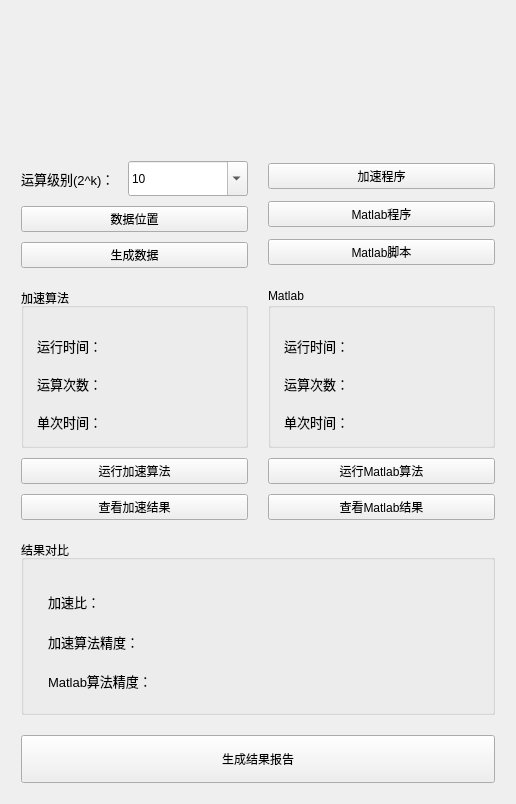
<?xml version="1.0" encoding="UTF-8"?>
<ui version="4.0">
 <class>Widget</class>
 <widget class="QWidget" name="Widget">
  <property name="geometry">
   <rect>
    <x>0</x>
    <y>0</y>
    <width>516</width>
    <height>804</height>
   </rect>
  </property>
  <property name="windowTitle">
   <string>Bessel算法加速</string>
  </property>
  <property name="windowIcon">
   <iconset resource="imgs.qrc">
    <normaloff>:/images/nku.png</normaloff>:/images/nku.png</iconset>
  </property>
  <property name="windowOpacity">
   <double>1.000000000000000</double>
  </property>
  <property name="styleSheet">
   <string notr="true"/>
  </property>
  <layout class="QVBoxLayout" name="verticalLayout_7">
   <item>
    <layout class="QVBoxLayout" name="verticalLayout_6">
     <property name="spacing">
      <number>20</number>
     </property>
     <property name="leftMargin">
      <number>10</number>
     </property>
     <property name="topMargin">
      <number>10</number>
     </property>
     <property name="rightMargin">
      <number>10</number>
     </property>
     <property name="bottomMargin">
      <number>10</number>
     </property>
     <item>
      <layout class="QHBoxLayout" name="horizontalLayout">
       <item>
        <spacer name="horizontalSpacer">
         <property name="orientation">
          <enum>Qt::Horizontal</enum>
         </property>
         <property name="sizeHint" stdset="0">
          <size>
           <width>40</width>
           <height>20</height>
          </size>
         </property>
        </spacer>
       </item>
       <item>
        <widget class="QLabel" name="label_3">
         <property name="minimumSize">
          <size>
           <width>120</width>
           <height>120</height>
          </size>
         </property>
         <property name="maximumSize">
          <size>
           <width>120</width>
           <height>120</height>
          </size>
         </property>
         <property name="text">
          <string/>
         </property>
         <property name="pixmap">
          <pixmap resource="imgs.qrc">:/images/nku.png</pixmap>
         </property>
         <property name="scaledContents">
          <bool>true</bool>
         </property>
        </widget>
       </item>
       <item>
        <spacer name="horizontalSpacer_2">
         <property name="orientation">
          <enum>Qt::Horizontal</enum>
         </property>
         <property name="sizeHint" stdset="0">
          <size>
           <width>40</width>
           <height>20</height>
          </size>
         </property>
        </spacer>
       </item>
      </layout>
     </item>
     <item>
      <layout class="QHBoxLayout" name="horizontalLayout_3">
       <property name="spacing">
        <number>20</number>
       </property>
       <item>
        <layout class="QVBoxLayout" name="verticalLayout">
         <property name="spacing">
          <number>10</number>
         </property>
         <item>
          <layout class="QHBoxLayout" name="horizontalLayout_2">
           <item>
            <widget class="QLabel" name="label_4">
             <property name="minimumSize">
              <size>
               <width>60</width>
               <height>35</height>
              </size>
             </property>
             <property name="font">
              <font>
               <pointsize>10</pointsize>
              </font>
             </property>
             <property name="text">
              <string>运算级别(2^k)：</string>
             </property>
            </widget>
           </item>
           <item>
            <widget class="QComboBox" name="comboBox">
             <property name="minimumSize">
              <size>
               <width>120</width>
               <height>35</height>
              </size>
             </property>
             <property name="editable">
              <bool>true</bool>
             </property>
             <property name="currentText">
              <string>10</string>
             </property>
             <property name="maxVisibleItems">
              <number>10</number>
             </property>
             <item>
              <property name="text">
               <string>10</string>
              </property>
             </item>
             <item>
              <property name="text">
               <string>11</string>
              </property>
             </item>
             <item>
              <property name="text">
               <string>12</string>
              </property>
             </item>
             <item>
              <property name="text">
               <string>13</string>
              </property>
             </item>
             <item>
              <property name="text">
               <string>14</string>
              </property>
             </item>
             <item>
              <property name="text">
               <string>15</string>
              </property>
             </item>
             <item>
              <property name="text">
               <string>16</string>
              </property>
             </item>
             <item>
              <property name="text">
               <string>17</string>
              </property>
             </item>
             <item>
              <property name="text">
               <string>18</string>
              </property>
             </item>
             <item>
              <property name="text">
               <string>19</string>
              </property>
             </item>
             <item>
              <property name="text">
               <string>20</string>
              </property>
             </item>
             <item>
              <property name="text">
               <string>21</string>
              </property>
             </item>
             <item>
              <property name="text">
               <string>22</string>
              </property>
             </item>
            </widget>
           </item>
          </layout>
         </item>
         <item>
          <widget class="QPushButton" name="pushButton_data_loc">
           <property name="text">
            <string>数据位置</string>
           </property>
          </widget>
         </item>
         <item>
          <widget class="QPushButton" name="pushButton_gen_data">
           <property name="text">
            <string>生成数据</string>
           </property>
          </widget>
         </item>
        </layout>
       </item>
       <item>
        <layout class="QVBoxLayout" name="verticalLayout_2">
         <property name="spacing">
          <number>10</number>
         </property>
         <item>
          <widget class="QPushButton" name="pushButton_accel_loc">
           <property name="text">
            <string>加速程序</string>
           </property>
          </widget>
         </item>
         <item>
          <widget class="QPushButton" name="pushButton_matlab_loc">
           <property name="text">
            <string>Matlab程序</string>
           </property>
          </widget>
         </item>
         <item>
          <widget class="QPushButton" name="pushButton_matlab_script">
           <property name="text">
            <string>Matlab脚本</string>
           </property>
          </widget>
         </item>
        </layout>
       </item>
      </layout>
     </item>
     <item>
      <layout class="QHBoxLayout" name="horizontalLayout_5">
       <property name="spacing">
        <number>20</number>
       </property>
       <item>
        <layout class="QVBoxLayout" name="verticalLayout_3">
         <property name="spacing">
          <number>10</number>
         </property>
         <item>
          <widget class="QGroupBox" name="groupBox">
           <property name="minimumSize">
            <size>
             <width>200</width>
             <height>160</height>
            </size>
           </property>
           <property name="font">
            <font>
             <weight>50</weight>
             <bold>false</bold>
            </font>
           </property>
           <property name="title">
            <string>加速算法</string>
           </property>
           <widget class="QLabel" name="label_2">
            <property name="geometry">
             <rect>
              <x>16</x>
              <y>46</y>
              <width>60</width>
              <height>24</height>
             </rect>
            </property>
            <property name="minimumSize">
             <size>
              <width>60</width>
              <height>24</height>
             </size>
            </property>
            <property name="font">
             <font>
              <pointsize>10</pointsize>
             </font>
            </property>
            <property name="text">
             <string>运行时间：</string>
            </property>
           </widget>
           <widget class="QLabel" name="label_accel_time">
            <property name="geometry">
             <rect>
              <x>78</x>
              <y>46</y>
              <width>96</width>
              <height>24</height>
             </rect>
            </property>
            <property name="minimumSize">
             <size>
              <width>96</width>
              <height>24</height>
             </size>
            </property>
            <property name="font">
             <font>
              <pointsize>12</pointsize>
             </font>
            </property>
            <property name="text">
             <string/>
            </property>
           </widget>
           <widget class="QLabel" name="label_6">
            <property name="geometry">
             <rect>
              <x>16</x>
              <y>84</y>
              <width>60</width>
              <height>24</height>
             </rect>
            </property>
            <property name="minimumSize">
             <size>
              <width>60</width>
              <height>24</height>
             </size>
            </property>
            <property name="font">
             <font>
              <pointsize>10</pointsize>
             </font>
            </property>
            <property name="text">
             <string>运算次数：</string>
            </property>
           </widget>
           <widget class="QLabel" name="label_accel_counts">
            <property name="geometry">
             <rect>
              <x>78</x>
              <y>84</y>
              <width>96</width>
              <height>24</height>
             </rect>
            </property>
            <property name="minimumSize">
             <size>
              <width>96</width>
              <height>24</height>
             </size>
            </property>
            <property name="font">
             <font>
              <pointsize>12</pointsize>
             </font>
            </property>
            <property name="text">
             <string/>
            </property>
           </widget>
           <widget class="QLabel" name="label_5">
            <property name="geometry">
             <rect>
              <x>16</x>
              <y>122</y>
              <width>60</width>
              <height>24</height>
             </rect>
            </property>
            <property name="minimumSize">
             <size>
              <width>60</width>
              <height>24</height>
             </size>
            </property>
            <property name="font">
             <font>
              <pointsize>10</pointsize>
             </font>
            </property>
            <property name="text">
             <string>单次时间：</string>
            </property>
           </widget>
           <widget class="QLabel" name="label_accel_once">
            <property name="geometry">
             <rect>
              <x>78</x>
              <y>122</y>
              <width>96</width>
              <height>24</height>
             </rect>
            </property>
            <property name="minimumSize">
             <size>
              <width>96</width>
              <height>24</height>
             </size>
            </property>
            <property name="font">
             <font>
              <pointsize>12</pointsize>
             </font>
            </property>
            <property name="text">
             <string/>
            </property>
           </widget>
          </widget>
         </item>
         <item>
          <widget class="QPushButton" name="pushButton_accel">
           <property name="minimumSize">
            <size>
             <width>200</width>
             <height>0</height>
            </size>
           </property>
           <property name="text">
            <string>运行加速算法</string>
           </property>
          </widget>
         </item>
         <item>
          <widget class="QPushButton" name="pushButton_accel_result">
           <property name="minimumSize">
            <size>
             <width>200</width>
             <height>0</height>
            </size>
           </property>
           <property name="text">
            <string>查看加速结果</string>
           </property>
          </widget>
         </item>
        </layout>
       </item>
       <item>
        <layout class="QVBoxLayout" name="verticalLayout_4">
         <property name="spacing">
          <number>10</number>
         </property>
         <item>
          <widget class="QGroupBox" name="groupBox_2">
           <property name="minimumSize">
            <size>
             <width>200</width>
             <height>160</height>
            </size>
           </property>
           <property name="title">
            <string>Matlab</string>
           </property>
           <widget class="QLabel" name="label_19">
            <property name="geometry">
             <rect>
              <x>16</x>
              <y>46</y>
              <width>60</width>
              <height>24</height>
             </rect>
            </property>
            <property name="minimumSize">
             <size>
              <width>60</width>
              <height>24</height>
             </size>
            </property>
            <property name="font">
             <font>
              <pointsize>10</pointsize>
             </font>
            </property>
            <property name="text">
             <string>运行时间：</string>
            </property>
           </widget>
           <widget class="QLabel" name="label_matlab_time">
            <property name="geometry">
             <rect>
              <x>78</x>
              <y>46</y>
              <width>96</width>
              <height>24</height>
             </rect>
            </property>
            <property name="minimumSize">
             <size>
              <width>96</width>
              <height>24</height>
             </size>
            </property>
            <property name="font">
             <font>
              <pointsize>12</pointsize>
             </font>
            </property>
            <property name="text">
             <string/>
            </property>
           </widget>
           <widget class="QLabel" name="label_21">
            <property name="geometry">
             <rect>
              <x>16</x>
              <y>84</y>
              <width>60</width>
              <height>24</height>
             </rect>
            </property>
            <property name="minimumSize">
             <size>
              <width>60</width>
              <height>24</height>
             </size>
            </property>
            <property name="font">
             <font>
              <pointsize>10</pointsize>
             </font>
            </property>
            <property name="text">
             <string>运算次数：</string>
            </property>
           </widget>
           <widget class="QLabel" name="label_matlab_counts">
            <property name="geometry">
             <rect>
              <x>78</x>
              <y>84</y>
              <width>96</width>
              <height>24</height>
             </rect>
            </property>
            <property name="minimumSize">
             <size>
              <width>96</width>
              <height>24</height>
             </size>
            </property>
            <property name="font">
             <font>
              <pointsize>12</pointsize>
             </font>
            </property>
            <property name="text">
             <string/>
            </property>
           </widget>
           <widget class="QLabel" name="label_23">
            <property name="geometry">
             <rect>
              <x>16</x>
              <y>122</y>
              <width>60</width>
              <height>24</height>
             </rect>
            </property>
            <property name="minimumSize">
             <size>
              <width>60</width>
              <height>24</height>
             </size>
            </property>
            <property name="font">
             <font>
              <pointsize>10</pointsize>
             </font>
            </property>
            <property name="text">
             <string>单次时间：</string>
            </property>
           </widget>
           <widget class="QLabel" name="label_matlab_once">
            <property name="geometry">
             <rect>
              <x>78</x>
              <y>122</y>
              <width>96</width>
              <height>24</height>
             </rect>
            </property>
            <property name="minimumSize">
             <size>
              <width>96</width>
              <height>24</height>
             </size>
            </property>
            <property name="font">
             <font>
              <pointsize>12</pointsize>
             </font>
            </property>
            <property name="text">
             <string/>
            </property>
           </widget>
          </widget>
         </item>
         <item>
          <widget class="QPushButton" name="pushButton_matlab">
           <property name="minimumSize">
            <size>
             <width>200</width>
             <height>0</height>
            </size>
           </property>
           <property name="text">
            <string>运行Matlab算法</string>
           </property>
          </widget>
         </item>
         <item>
          <widget class="QPushButton" name="pushButton_matlab_result">
           <property name="minimumSize">
            <size>
             <width>200</width>
             <height>0</height>
            </size>
           </property>
           <property name="text">
            <string>查看Matlab结果</string>
           </property>
          </widget>
         </item>
        </layout>
       </item>
      </layout>
     </item>
     <item>
      <widget class="QGroupBox" name="groupBox_3">
       <property name="minimumSize">
        <size>
         <width>420</width>
         <height>160</height>
        </size>
       </property>
       <property name="title">
        <string>结果对比</string>
       </property>
       <widget class="QWidget" name="layoutWidget">
        <property name="geometry">
         <rect>
          <x>16</x>
          <y>30</y>
          <width>209</width>
          <height>144</height>
         </rect>
        </property>
        <layout class="QVBoxLayout" name="verticalLayout_5">
         <item>
          <spacer name="verticalSpacer">
           <property name="orientation">
            <enum>Qt::Vertical</enum>
           </property>
           <property name="sizeHint" stdset="0">
            <size>
             <width>20</width>
             <height>13</height>
            </size>
           </property>
          </spacer>
         </item>
         <item>
          <layout class="QHBoxLayout" name="horizontalLayout_6">
           <item>
            <widget class="QLabel" name="label_7">
             <property name="minimumSize">
              <size>
               <width>100</width>
               <height>24</height>
              </size>
             </property>
             <property name="font">
              <font>
               <pointsize>10</pointsize>
              </font>
             </property>
             <property name="text">
              <string>加速比：</string>
             </property>
            </widget>
           </item>
           <item>
            <widget class="QLabel" name="label_result_ratio">
             <property name="minimumSize">
              <size>
               <width>96</width>
               <height>24</height>
              </size>
             </property>
             <property name="font">
              <font>
               <pointsize>12</pointsize>
              </font>
             </property>
             <property name="text">
              <string/>
             </property>
            </widget>
           </item>
          </layout>
         </item>
         <item>
          <spacer name="verticalSpacer_2">
           <property name="orientation">
            <enum>Qt::Vertical</enum>
           </property>
           <property name="sizeHint" stdset="0">
            <size>
             <width>20</width>
             <height>13</height>
            </size>
           </property>
          </spacer>
         </item>
         <item>
          <layout class="QHBoxLayout" name="horizontalLayout_7">
           <item>
            <widget class="QLabel" name="label_8">
             <property name="minimumSize">
              <size>
               <width>100</width>
               <height>24</height>
              </size>
             </property>
             <property name="font">
              <font>
               <pointsize>10</pointsize>
              </font>
             </property>
             <property name="text">
              <string>加速算法精度：</string>
             </property>
            </widget>
           </item>
           <item>
            <widget class="QLabel" name="label_result_1">
             <property name="minimumSize">
              <size>
               <width>96</width>
               <height>24</height>
              </size>
             </property>
             <property name="font">
              <font>
               <pointsize>12</pointsize>
              </font>
             </property>
             <property name="text">
              <string/>
             </property>
            </widget>
           </item>
          </layout>
         </item>
         <item>
          <spacer name="verticalSpacer_3">
           <property name="orientation">
            <enum>Qt::Vertical</enum>
           </property>
           <property name="sizeHint" stdset="0">
            <size>
             <width>20</width>
             <height>13</height>
            </size>
           </property>
          </spacer>
         </item>
         <item>
          <layout class="QHBoxLayout" name="horizontalLayout_8">
           <item>
            <widget class="QLabel" name="label_9">
             <property name="minimumSize">
              <size>
               <width>100</width>
               <height>24</height>
              </size>
             </property>
             <property name="font">
              <font>
               <pointsize>10</pointsize>
              </font>
             </property>
             <property name="text">
              <string>Matlab算法精度：</string>
             </property>
            </widget>
           </item>
           <item>
            <widget class="QLabel" name="label_result_2">
             <property name="minimumSize">
              <size>
               <width>96</width>
               <height>24</height>
              </size>
             </property>
             <property name="font">
              <font>
               <pointsize>12</pointsize>
              </font>
             </property>
             <property name="text">
              <string/>
             </property>
            </widget>
           </item>
          </layout>
         </item>
         <item>
          <spacer name="verticalSpacer_4">
           <property name="orientation">
            <enum>Qt::Vertical</enum>
           </property>
           <property name="sizeHint" stdset="0">
            <size>
             <width>20</width>
             <height>13</height>
            </size>
           </property>
          </spacer>
         </item>
        </layout>
       </widget>
      </widget>
     </item>
     <item>
      <widget class="QPushButton" name="pushButton_report">
       <property name="minimumSize">
        <size>
         <width>200</width>
         <height>48</height>
        </size>
       </property>
       <property name="text">
        <string>生成结果报告</string>
       </property>
      </widget>
     </item>
    </layout>
   </item>
  </layout>
 </widget>
 <layoutdefault spacing="6" margin="11"/>
 <resources>
  <include location="imgs.qrc"/>
 </resources>
 <connections/>
</ui>
